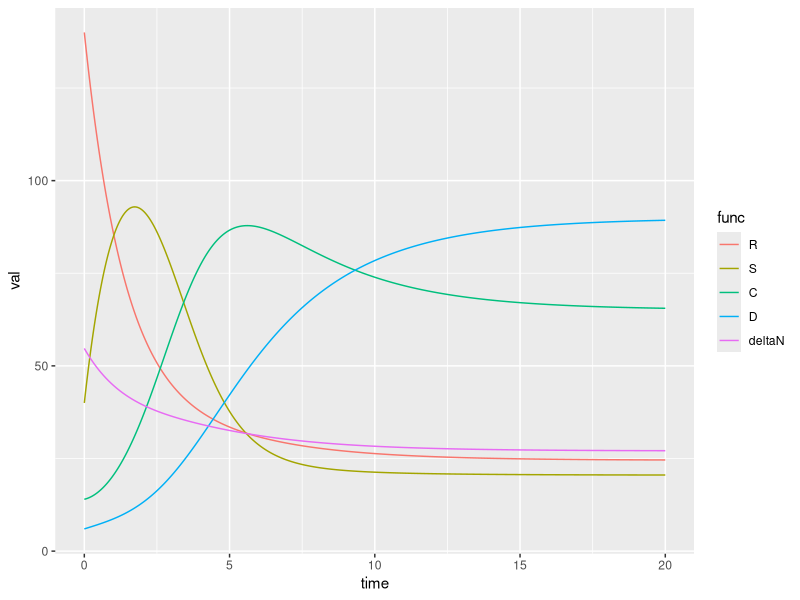

Generate this figure with R: (Note: this script raises an error after producing the figure.)
## ---- chunk 1
knitr::opts_chunk$set(echo = FALSE)
library(tidyverse)
library(deSolve)
## ---- chunk 2
cdiff_2011 <- function(t, state, parameters) {
  with(as.list(c(state, parameters)),
        {
          deltaN <- kR*R + kS*S + kC*C + kD*D
          lambda <- betaC*C + betaD*D
          dR <- aR*deltaN + theta*S - kR*R - alpha*R
          dS <- aS*deltaN + alpha*R + p*eps*D - (theta+kS+lambda)*S
          dC <- aC*deltaN + lambda*S - (phi+kC)*C
          dD <- aD*deltaN + phi*C - (p*eps+kD)*D
          list(c(dR, dS, dC, dD))
        })
}

parameters <- c(aR = 0.75, aS = 0.22, aC = 0.02, aD = 0.01, 
                kR = 0.33, kS = 0.15, kC = 0.15, kD = 0.068,
                alpha = 0.5, theta = 0.0033, phi = 0.2, p = 0.8, eps = 0.10,
                betaC = 0.007, betaD = 0.007)
N <- 200
state <- c(R = 0.7*N, S = 0.2*N, C = 0.07*N, D = 0.03*N)
t <- seq(0, 20, length = 1000)

cdiff_df <- ode(y = state, time = t, func = cdiff_2011, parms = parameters) %>%
  unclass() %>% 
  as_tibble() %>%
  mutate(
    deltaN = parameters["kR"]*R + parameters["kS"]*S + parameters["kC"]*C + parameters["kD"]*D
    ) %>%
  gather(func, val, -time) %>% 
  mutate(func = factor(func, levels = c("R", "S", "C", "D", "deltaN")))

cdiff_df %>% 
  ggplot(aes(time, val, col = func)) + 
  geom_line()
## ---- chunk 3
knitr::include_graphics('mvmt-flow-diagram.png')
## ---- chunk 4
cdiff_comm_exp_mvmt <- function(t, state, parameters) {
  with(as.list(c(state, parameters)),
        {
          k31R <- R3/N3
          k31S <- S3/N3
          k31C <- C3/N3
          k31D <- D3/N3
          
          k32R <- R3/N3
          k32S <- S3/N3
          k32C <- C3/N3
          k32D <- D3/N3
          
          a12R <- R1/N1
          a12S <- S1/N1
          a12C <- C1/N1
          a12D <- D1/N1
          
          a13R <- R1/N1
          a13S <- S1/N1
          a13C <- C1/N1
          a13D <- D1/N1
          
          a23R <- R2/N2
          a23S <- S2/N2
          a23C <- C2/N2
          a23D <- D2/N2
          
          d1N1 <- d1R*R1 + d1S*S1 + d1C*C1 + d1D*D1
          d2N2 <- d2R*R2 + d2S*S2 + d2C*C2 + d2D*D2
          d13N3 <- d13R*R3 + d13S*S3 + d13C*C3 + d13D*D3
          d23N3 <- d23R*R3 + d23S*S3 + d23C*C3 + d23D*D3
          b <- d1N1 + d2N2 + d13N3 + d23N3
          
          lambda1 <- betaC1*C1 + betaD1*D1
          lambda2 <- betaC2*C2 + betaD2*D2
          lambda3 <- betaC3*C3 + betaD3*D3
          
          dR1 <- b - (d1R+alpha1)*R1 + theta1*S1 + xi1*C1 + 
            k31R*(q*delta*N3) - a13R*(q*delta*N3+d13N3) - a12R*(d2N2+d23N3)
          dS1 <- - (d1S+theta1+lambda1)*S1 + alpha1*R1 + p1*eps1*D1 +
            k31S*(q*delta*N3) - a13S*(q*delta*N3+d13N3) - a12S*(d2N2+d23N3)
          dC1 <- - (d1C+phi1+xi1)*C1 + lambda1*S1 +
            k31C*(q*delta*N3) - a13C*(q*delta*N3+d13N3) - a12C*(d2N2+d23N3)
          dD1 <- - (d1D+p1*eps1)*D1 + phi1*C1 +
            k31D*(q*delta*N3) - a13D*(q*delta*N3+d13N3) - a12D*(d2N2+d23N3)
          
          dR2 <- - (d2R+alpha2)*R2 + theta2*S2 + xi2*C2 +
            k32R*((1-q)*delta*N3) - a23R*((1-q)*delta*N3+d23N3) + a12R*(d2N2+d23N3)
          dS2 <- - (d2S+theta2+lambda2)*S2 + alpha2*R2 + p2*eps2*D2 +
            k32S*((1-q)*delta*N3) - a23S*((1-q)*delta*N3+d23N3) + a12S*(d2N2+d23N3)
          dC2 <- - (d2C+phi2+xi2)*C2 + lambda2*S2 +
            k32C*((1-q)*delta*N3) - a23C*((1-q)*delta*N3+d23N3) + a12C*(d2N2+d23N3)
          dD2 <- - (d2D+p2*eps2)*D2 + phi2*C2 +
            k32D*((1-q)*delta*N3) - a23D*((1-q)*delta*N3+d23N3) + a12D*(d2N2+d23N3)
          
          dR3 <- - (d13R+d23R+alpha3)*R3 + theta3*S3 + xi3*C3 +
            a13R*(q*delta*N3+d13N3) + a23R*((1-q)*delta*N3+d23N3) -
            (k31R*q*delta + k32R*(1-q)*delta)*N3
          dS3 <- - (d13S+d23S+theta3+lambda3)*S3 + alpha3*R3 + p3*eps3*D3 +
            a13S*(q*delta*N3+d13N3) + a23S*((1-q)*delta*N3+d23N3) -
            (k31S*q*delta + k32S*(1-q)*delta)*N3
          dC3 <- - (d13C+d23C+phi3+xi3)*C3 + lambda3*S3 +
            a13C*(q*delta*N3+d13N3) + a23C*((1-q)*delta*N3+d23N3) -
            (k31C*q*delta + k32C*(1-q)*delta)*N3
          dD3 <- - (d13D+d23D+p3*eps3)*D3 + phi3*C3 +
            a13D*(q*delta*N3+d13N3) + a23D*((1-q)*delta*N3+d23N3) -
            (k31D*q*delta + k32D*(1-q)*delta)*N3
          
          list(c(dR1, dS1, dC1, dD1, dR2, dS2, dC2, dD2, dR3, dS3, dC3, dD3))
        })
}

N1 <- 10000
N2 <- 200
N3 <- 200
d1 <- 1/(78.5*365)
d2 <- .0068
d13 <- d1
d23 <- d2


parameters <- c(N1 = N1, N2 = N2, N3 = N3, 
                d1R = d1, d1S = d1, d1C = d1, d1D = d1,
                d2R = d2, d2S = d2, d2C = d2, d2D = d2,
                d13R = d13, d13S = d13, d13C = d13, d13D = d13,
                d23R = d23, d23S = d23, d23C = d23, d23D = d23,
                alpha1 = 0.5/50, theta1 = 0.0033, xi1 = 0.0165, phi1 = 0.2, 
                p1 = 0.8, eps1 = 0.1, betaC1 = 0.007/50, betaD1 = 0.007/50,
                
                alpha2 = 0.5, theta2 = 0.0033, xi2 = 0.0165, phi2 = 0.2, 
                p2 = 0.8, eps2 = 0.1, betaC2 = 0.007, betaD2 = 0.007,
                
                alpha3 = 0.5, theta3 = 0.0033, xi3 = 0.0165, phi3 = 0.2, 
                p3 = 0.8, eps3 = 0.1, betaC3 = 0.007, betaD3 = 0.007,
                 
                q = 0.25, delta = 0.135)

state <- c(R1 = 0.7*N1, S1 = 0.2*N1, C1 = 0.07*N1, D1 = 0.03*N1,
           R2 = 0.7*N2, S2 = 0.2*N2, C2 = 0.07*N2, D2 = 0.03*N2,
           R3 = 0.7*N3, S3 = 0.2*N3, C3 = 0.07*N3, D3 = 0.03*N3)
t <- seq(0, 20, length = 1000)

cdiff_df <- ode(
  y = state, time = t, 
  func = cdiff_comm_exp_mvmt, 
  parms = parameters) %>%
  unclass() %>% 
  as_tibble() %>%
  gather(func, val, -time) %>% 
  mutate(func = factor(func, levels = c("R1", "S1", "C1", "D1",
                                        "R2", "S2", "C2", "D2",
                                        "R3", "S3", "C3", "D3")))

cdiff_df %>%
  filter(func %in% c("R1", "S1", "C1", "D1")) %>% 
  ggplot(aes(time, val, col = func)) + 
  geom_line()

cdiff_df %>%
  filter(func %in% c("R2", "S2", "C2", "D2")) %>% 
  ggplot(aes(time, val, col = func)) + 
  geom_line()

cdiff_df %>%
  filter(func %in% c("R3", "S3", "C3", "D3")) %>% 
  ggplot(aes(time, val, col = func)) + 
  geom_line()
## ---- chunk 5
t <- seq(0, 200, length = 10000)

cdiff_df <- ode(
  y = state, time = t, 
  func = cdiff_comm_exp_mvmt, 
  parms = parameters) %>%
  unclass() %>% 
  as_tibble() %>%
  gather(func, val, -time) %>% 
  mutate(func = factor(func, levels = c("R1", "S1", "C1", "D1",
                                        "R2", "S2", "C2", "D2",
                                        "R3", "S3", "C3", "D3")))

cdiff_df %>%
  filter(func %in% c("R1", "S1", "C1", "D1")) %>% 
  ggplot(aes(time, val, col = func)) + 
  geom_line()

cdiff_df %>%
  filter(func %in% c("R2", "S2", "C2", "D2")) %>% 
  ggplot(aes(time, val, col = func)) + 
  geom_line()

cdiff_df %>%
  filter(func %in% c("R3", "S3", "C3", "D3")) %>% 
  ggplot(aes(time, val, col = func)) + 
  geom_line()
## ---- chunk 6
cdiff_vacc <- function(t, state, parameters) {
  with(as.list(c(state, parameters)),
        {
          deltaN <- kR*R + kS*S + kCn*Cn + kCp*Cp + kD*D + kV*V + kCv*Cv
          lambda <- betaC*(Cn+Cp+Cv) + betaD*D
          dR <- aR*deltaN + theta*S - (alpha+kR)*R
          dS <- aS*deltaN + alpha*R + p*eps*D - (theta+lambda+v+kS)*S
          dCn <- aCn*deltaN + (1-f)*lambda*S - (phi+v+kCn)*Cn
          dCp <- aCp*deltaN + f*lambda*S - (v+kCp)*Cp
          dD <- aD*deltaN + phi*Cn - (p*eps+kD)*D
          dV <- aV*deltaN + v*S - (lambda+kV)*V
          dCv <- aCv*deltaN + lambda*V + v*(Cn+Cp) - kCv*Cv
          list(c(dR, dS, dCn, dCp, dD, dV, dCv))
        })
}
get_new_par_val_vec <- function(x) {
  for (i in seq_along(x)) {
    names(x)[i] <- as.character(x[i])
  }
  x
}
get_new_param_vec <- function(x, y, p) {
  y[p] <- as.numeric(x)
  y
}
parameters <- c(
  aR = 0.75, aS = 0.09, aCn = 0.06, aCp = 0.09, aD = 0.01, aV = 0.0, aCv = 0.0,
  kR = 0.33, kS = 0.15, kCn = 0.15, kCp = 0.15, kD = 0.068, kV = 0.15, kCv = 0.15,
  alpha = 0.5, theta = 0.033, phi = 0.06, p = 0.8, eps = 0.10,
  betaC = 0.000001, betaD = 0.000001, f = 0.6, v = 0
)
state <- c(R = 112, S = 14, Cn = 9, Cp = 13, D = 2, V = 0, Cv = 0)
t <- seq(0, 30, length = 1000)
vary_par <- "v"
par_vals <- c(0.0, 0.3, 0.6)
par_vals <- get_new_par_val_vec(par_vals)
par_vals %>% 
  map(get_new_param_vec, parameters, vary_par) %>% 
  map(~ode(y = state, time = t, func = cdiff_vacc, parms = .) %>%
        unclass() %>% 
        as_tibble() %>% 
        mutate(
          sumC = Cn + Cp + Cv,
          sumV = V + Cv
        ) %>% 
        rename(days = time) %>% 
        gather(state, num, -days) %>% 
        mutate(state = factor(state, levels = c("R", "S", "Cn", "Cp", "sumC", "D", "V", "Cv", "sumV")))
        ) %>%
  bind_rows(.id = "par_vals") %>% 
  mutate(par_vals = as.factor(par_vals)) %>% 
  filter(!state %in% c("Cp","V","Cv","deltaN")) %>% 
  ggplot(aes(days, num, col = par_vals)) + 
    geom_line() +
    facet_wrap(~state, nrow = 3, scales = "free_y") +
    scale_color_discrete(name=vary_par)
